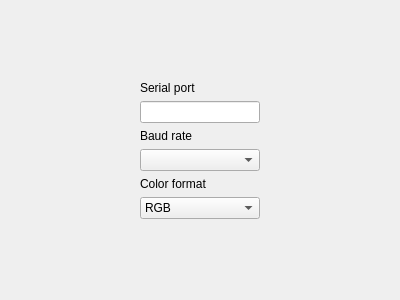
<?xml version="1.0" encoding="UTF-8"?>
<ui version="4.0">
 <class>ConfigureDevicePage</class>
 <widget class="QWizardPage" name="ConfigureDevicePage">
  <property name="geometry">
   <rect>
    <x>0</x>
    <y>0</y>
    <width>400</width>
    <height>300</height>
   </rect>
  </property>
  <property name="windowTitle">
   <string>WizardPage</string>
  </property>
  <layout class="QVBoxLayout" name="verticalLayout">
   <item>
    <widget class="QStackedWidget" name="stackedWidget">
     <widget class="QWidget" name="page">
      <layout class="QGridLayout" name="gridLayout">
       <item row="8" column="1">
        <spacer name="verticalSpacer_2">
         <property name="orientation">
          <enum>Qt::Vertical</enum>
         </property>
         <property name="sizeHint" stdset="0">
          <size>
           <width>20</width>
           <height>40</height>
          </size>
         </property>
        </spacer>
       </item>
       <item row="2" column="1">
        <widget class="QLineEdit" name="leSerialPortName"/>
       </item>
       <item row="5" column="2">
        <spacer name="horizontalSpacer_2">
         <property name="orientation">
          <enum>Qt::Horizontal</enum>
         </property>
         <property name="sizeHint" stdset="0">
          <size>
           <width>40</width>
           <height>20</height>
          </size>
         </property>
        </spacer>
       </item>
       <item row="5" column="0">
        <spacer name="horizontalSpacer">
         <property name="orientation">
          <enum>Qt::Horizontal</enum>
         </property>
         <property name="sizeHint" stdset="0">
          <size>
           <width>40</width>
           <height>20</height>
          </size>
         </property>
        </spacer>
       </item>
       <item row="0" column="1">
        <spacer name="verticalSpacer">
         <property name="orientation">
          <enum>Qt::Vertical</enum>
         </property>
         <property name="sizeHint" stdset="0">
          <size>
           <width>20</width>
           <height>40</height>
          </size>
         </property>
        </spacer>
       </item>
       <item row="1" column="1">
        <widget class="QLabel" name="lSerialPort">
         <property name="text">
          <string>Serial port</string>
         </property>
        </widget>
       </item>
       <item row="4" column="1">
        <widget class="QLabel" name="label_2">
         <property name="text">
          <string>Baud rate</string>
         </property>
        </widget>
       </item>
       <item row="5" column="1">
        <widget class="QComboBox" name="cbBaudRate"/>
       </item>
       <item row="7" column="1">
        <widget class="QComboBox" name="cbColorFormat">
         <item>
          <property name="text">
           <string>RGB</string>
          </property>
         </item>
         <item>
          <property name="text">
           <string>RBG</string>
          </property>
         </item>
         <item>
          <property name="text">
           <string>BGR</string>
          </property>
         </item>
         <item>
          <property name="text">
           <string>BRG</string>
          </property>
         </item>
         <item>
          <property name="text">
           <string>GRB</string>
          </property>
         </item>
         <item>
          <property name="text">
           <string>GBR</string>
          </property>
         </item>
        </widget>
       </item>
       <item row="6" column="1">
        <widget class="QLabel" name="label_3">
         <property name="text">
          <string>Color format</string>
         </property>
        </widget>
       </item>
      </layout>
     </widget>
     <widget class="QWidget" name="page_2"/>
    </widget>
   </item>
  </layout>
 </widget>
 <resources/>
 <connections/>
</ui>
